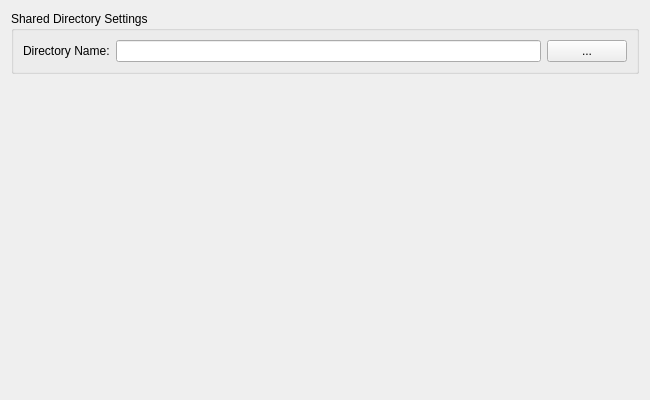
<?xml version="1.0" encoding="UTF-8"?>
<ui version="4.0">
 <class>SyncDirectorySettingsPage</class>
 <widget class="QWizardPage" name="SyncDirectorySettingsPage">
  <property name="geometry">
   <rect>
    <x>0</x>
    <y>0</y>
    <width>650</width>
    <height>400</height>
   </rect>
  </property>
  <property name="windowTitle">
   <string/>
  </property>
  <property name="title">
   <string>Synchronize to a shared directory</string>
  </property>
  <property name="subTitle">
   <string>Please enter the data for synchronization via a shared directory. All fields must be filled.</string>
  </property>
  <layout class="QVBoxLayout" name="verticalLayout">
   <item>
    <widget class="QGroupBox" name="groupBox">
     <property name="title">
      <string>Shared Directory Settings</string>
     </property>
     <layout class="QHBoxLayout" name="horizontalLayout">
      <item>
       <widget class="QLabel" name="label">
        <property name="text">
         <string>Directory Name:</string>
        </property>
       </widget>
      </item>
      <item>
       <widget class="QLineEdit" name="directoryEdit">
        <property name="toolTip">
         <string>Enter the full path of the shared directory</string>
        </property>
       </widget>
      </item>
      <item>
       <widget class="QPushButton" name="directoryButton">
        <property name="toolTip">
         <string>Select the shared directory via a directory selection dialog</string>
        </property>
        <property name="text">
         <string>...</string>
        </property>
       </widget>
      </item>
     </layout>
    </widget>
   </item>
   <item>
    <spacer name="verticalSpacer">
     <property name="orientation">
      <enum>Qt::Vertical</enum>
     </property>
     <property name="sizeHint" stdset="0">
      <size>
       <width>20</width>
       <height>317</height>
      </size>
     </property>
    </spacer>
   </item>
  </layout>
 </widget>
 <resources/>
 <connections/>
</ui>
